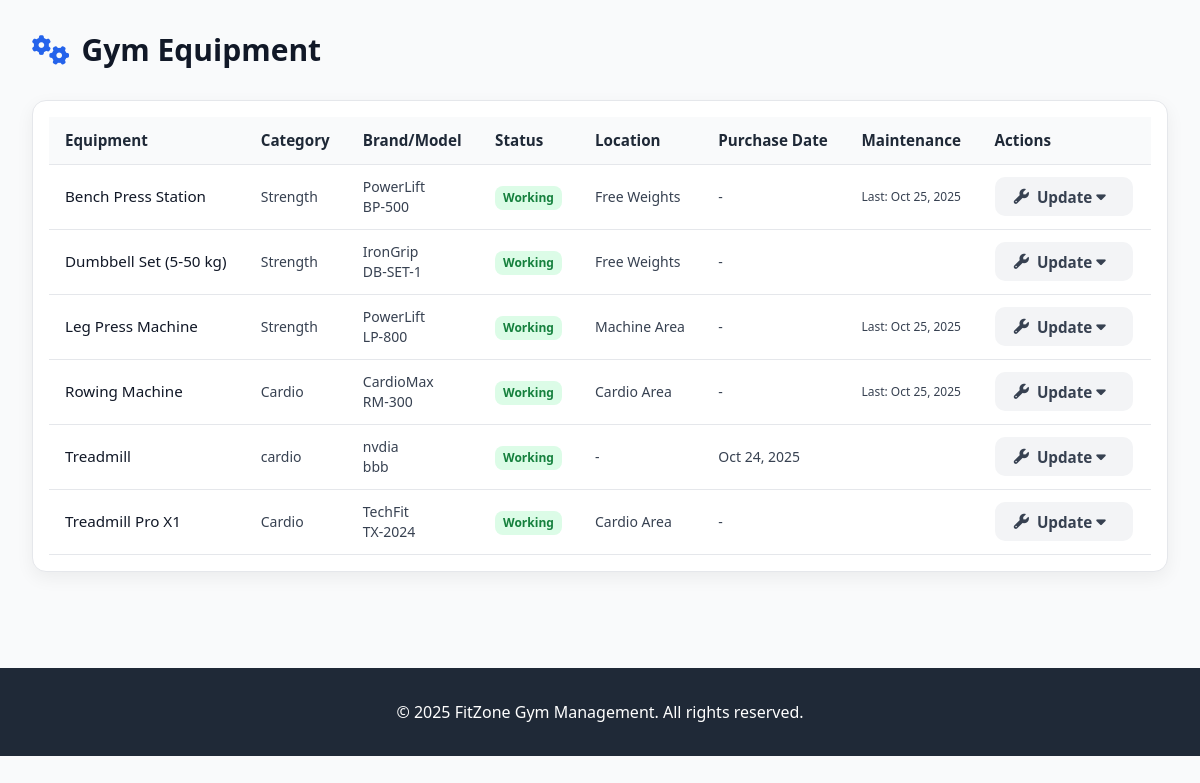
Page /trainer/equipment on the earlier database version.
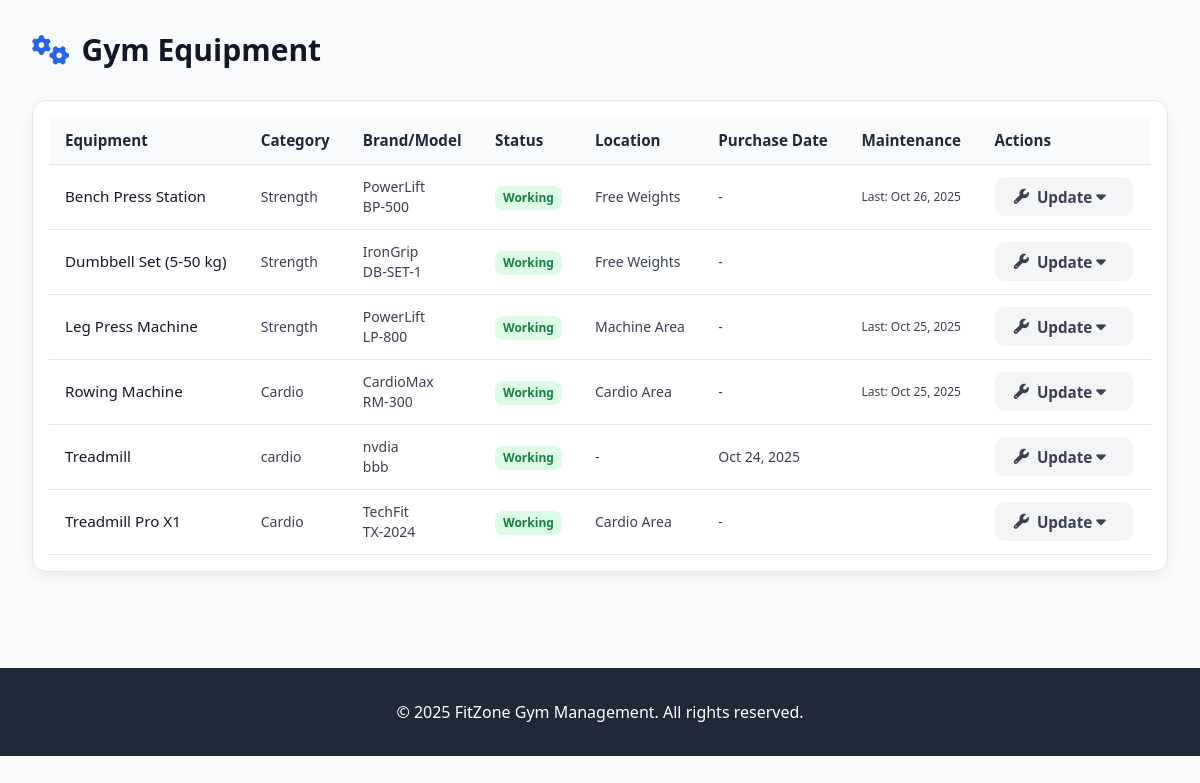
Same page on the later database version.
### tables this page shows
CREATE TABLE equipment (
            id INTEGER PRIMARY KEY AUTOINCREMENT,
            name TEXT NOT NULL,
            category TEXT,
            brand TEXT,
            model TEXT,
            purchase_date DATE,
            warranty_end_date DATE,
            status TEXT DEFAULT 'working' CHECK (status IN ('working', 'maintenance', 'out_of_order')),
            last_maintenance_date DATE,
            next_maintenance_date DATE,
            maintenance_notes TEXT,
            location TEXT,
            created_at TIMESTAMP DEFAULT CURRENT_TIMESTAMP
        );

### routes/trainer_routes.py (the view)
@trainer_routes_bp.route('/equipment')
def equipment_list():
    try:
        equipment = Equipment.get_all()
        return render_template('trainer/equipment_list.html', equipment=equipment)
    except Exception as e:
        flash(f"Error loading equipment list: {str(e)}", "danger")
        return render_template('admin/equipment_list.html', equipment=[])

### models/database.py (called while the page is built)
def get_db_connection(db_path='gym_management.db'):
    conn = sqlite3.connect(db_path)
    conn.row_factory = sqlite3.Row
    conn.execute("PRAGMA foreign_keys = ON")
    return conn

def execute_query(query, params=(), db_path='gym_management.db', fetch=False):
    conn = get_db_connection(db_path)
    cursor = conn.cursor()
    try:
        cursor.execute(query, params)
        if fetch:
            result = cursor.fetchall()
            conn.close()
            return result
        else:
            conn.commit()
            last_id = cursor.lastrowid
            conn.close()
            return last_id
    except Exception as e:
        conn.close()
        try:
            from flask import current_app
            current_app.logger.error(f"DB Error: {e} | Query: {query} | Params: {params}")
        except:
            print(f"DB Error: {e} | Query: {query} | Params: {params}")
        raise

### models/equipment.py (called while the page is built)
    @classmethod
    def get_all(cls):
        db_path = current_app.config.get('DATABASE_PATH', 'gym_management.db')
        query = 'SELECT * FROM equipment ORDER BY name'
        results = execute_query(query, (), db_path, fetch=True)
        return [cls(*row) for row in results]

### templates/trainer/equipment_list.html (shortened to what this page needs)
{% extends "base.html" %}
{% block content %}
<div class="flex justify-between items-center mb-8">
    <h1 class="text-3xl font-bold text-gray-900">
        <i class="fas fa-cogs mr-3 text-primary"></i>Gym Equipment
    </h1>
</div>
<div class="card">
    <div class="card-body p-0">
        {% if equipment %}
        <div class="overflow-x-auto">
            <table class="table">
                <thead>
                    <tr>
                        <th>Equipment</th>
                        <th>Category</th>
                        <th>Brand/Model</th>
                        <th>Status</th>
                        <th>Location</th>
                        <th>Purchase Date</th>
                        <th>Maintenance</th>
                        <th>Actions</th>
                    </tr>
                </thead>
                <tbody>
                    {% for item in equipment %}
                    <tr>
                        <td><div class="font-medium text-gray-900">{{ item.name }}</div></td>
                        <td><span class="text-sm">{{ item.category or 'General' }}</span></td>
                        <td>
                            <div class="text-sm">
                                {% if item.brand %}{{ item.brand }}{% endif %}
                                {% if item.model %}<br>{{ item.model }}{% endif %}
                            </div>
                        </td>
                        <td>
                            <span class="badge badge-{{ 'success' if item.status == 'working' else 'warning' if item.status == 'maintenance' else 'danger' }}">
                                {{ item.status|title }}
                            </span>
                        </td>
                        <td><span class="text-sm">{{ item.location or '-' }}</span></td>
                        <td><span class="text-sm">{{ item.purchase_date| datetimeformat('%b %d, %Y') if item.purchase_date else '-' }}</span></td>
                        <td>
                            <div class="text-xs">
                                {% if item.last_maintenance_date %}
                                    <div>Last: {{ item.last_maintenance_date| datetimeformat('%b %d, %Y')}}</div>
                                {% endif %}
                            </div>
                        </td>
                        <td>
                            <div class="relative">
                                <button class="btn btn-secondary text-sm">
                                    <i class="fas fa-wrench mr-1"></i> Update
                                    <i class="fas fa-caret-down ml-1"></i>
                                </button>
                            </div>
                        </td>
                    </tr>
                    {% endfor %}
                </tbody>
            </table>
        </div>
        {% else %}
        <div class="p-8 text-center">
            <i class="fas fa-cogs text-gray-400 text-4xl mb-4"></i>
            <h3 class="text-lg font-medium text-gray-900 mb-2">No equipment found</h3>
            <p class="text-gray-500 mb-4">No equipment available to view right now</p>
        </div>
        {% endif %}
    </div>
</div>
{% endblock %}

Differences in the rows shown:
changed equipment "Bench Press Station": last_maintenance_date "Oct 25, 2025" → "Oct 26, 2025"
